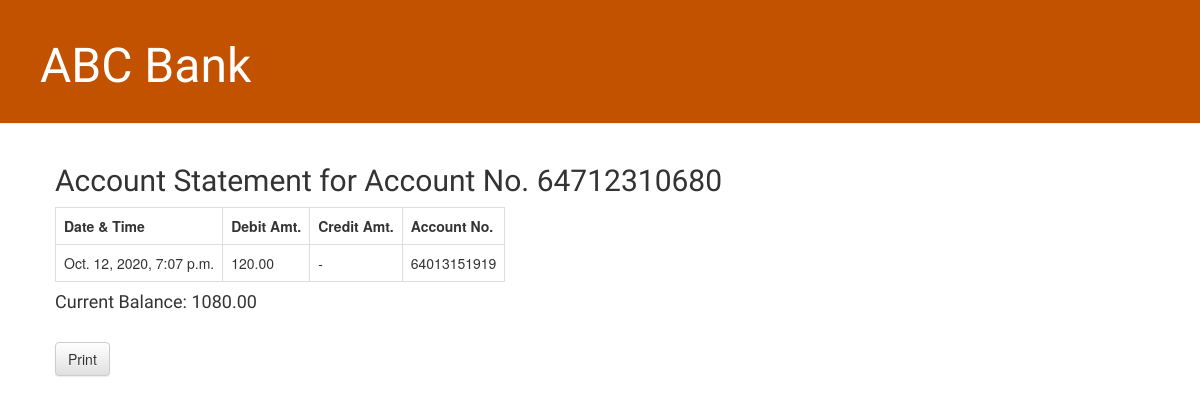
The app's page /64712310680/statement/, older data.
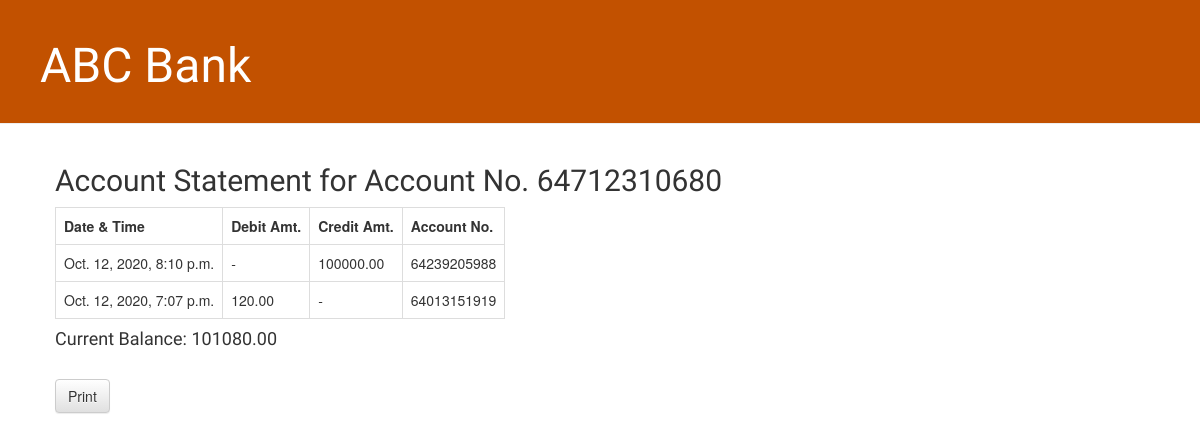
The same page, newer data.
### bank/models.py (models this page shows, shortened)
class account(models.Model):
    acct_no = models.CharField(max_length = 13, primary_key = True, validators=[len11])
    customer = models.ForeignKey(customer,default = "", on_delete = models.CASCADE)
    pin = models.PositiveSmallIntegerField(validators=[len6])
    balance = models.DecimalField(max_digits = 12, decimal_places = 2)

class trans_info(models.Model):
    trans_id = models.AutoField(max_length = 12, primary_key = True)
    trans_date = models.DateTimeField()
    amount = models.DecimalField(max_digits = 12, decimal_places = 2)
    cred_acct_num = models.ForeignKey(account, on_delete = models.CASCADE, related_name = 'cred')
    deb_acct_num = models.ForeignKey(account, on_delete = models.CASCADE, related_name = 'deb')

### bank/views.py (the view)
# urls.py: path('<int:acct_no>/statement/',views.acct_statement, name = "acct_statement"),
def acct_statement(request, acct_no):
    user_acct = account.objects.get(acct_no=acct_no)
    q2 = trans_info.objects.filter(deb_acct_num = user_acct)
    q3 = trans_info.objects.filter(cred_acct_num = user_acct)
    q4 = (q2.union(q3))
    q1 = q4.order_by('-trans_date')
    return render(request,'bank/acct_statement.html',{'q1':q1,'user_acct':user_acct})

### bank/templates/bank/acct_statement.html (shortened to what this page needs)
{% extends 'bank/base.html' %}
{% block content %}
    <h2>Account Statement for Account No. {{user_acct.acct_no}}</h2>
    {% if q1 %}
    <table>
        <tr>
            <th>Date & Time</th>
            <th>Debit Amt.</th>
            <th>Credit Amt.</th>
            <th>Account No.</th>
        </tr>
        {% for val in q1 %}
            {% if val.deb_acct_num.acct_no == user_acct.acct_no %}
            <tr>
                <td>{{ val.trans_date}}</td>
                <td>{{ val.amount }}</td>
                <td> - </td>
                <td>{{ val.cred_acct_num.acct_no }}</td>
            </tr>
            {% endif %}
            {% if val.cred_acct_num.acct_no == user_acct.acct_no %}
            <tr>
                <td>{{ val.trans_date }}</td>
                <td> - </td>
                <td>{{ val.amount }}</td>
                <td>{{ val.deb_acct_num.acct_no }}</td>
            </tr>
            {% endif %}
    {% endfor %}
    </table>
    {% else %}
    <h3>No statement to show</h3>
    {% endif %}
    <h4>Current Balance: {{user_acct.balance}}</h4>
    <br>
    <button type="button" class="btn btn-default" onclick = window.print()>Print</button>
{% endblock %}

### bank/templates/bank/base.html (shortened to what this page needs)
{% load static %}
<!Doctype html>
<html>
    <head>
        <link rel="stylesheet" href="//maxcdn.bootstrapcdn.com/bootstrap/3.2.0/css/bootstrap.min.css">
        <link rel="stylesheet" href="//maxcdn.bootstrapcdn.com/bootstrap/3.2.0/css/bootstrap-theme.min.css">
        <link rel="stylesheet" href="{% static 'css/bank.css' %}">
    </head>
    <body>
        <div class="page-header">
            <h1><a href="/">ABC Bank</a></h1>
        </div>
        <div class="content container">
            <div class="row">
                <div class="col-md-8">
                    {% block content%}
                    {%endblock%}
                </div>
            </div>
        </div>
    </body>
</html>

### bank/static/css/bank.css (style rules this page uses)
.page-header { background-color: #C25100; margin-top: 0; padding: 20px 20px 20px 40px; }
.page-header h1, .page-header h1 a, .page-header h1 a:visited, .page-header h1 a:active { color: #ffffff; font-size: 36pt; text-decoration: none; }
.content { margin-left: 40px; }
h1, h2, h3, h4 { font-family: 'Lobster', cursive; }

### bank/templates/bank/acct_statement.html (style rules this page uses)
td, th { border: 1px solid #dddddd; text-align: left; padding: 8px; }

Row changes from the older to the newer data that the page shows:
changed account id 64712310680: balance "1080.00" → "101080.00"
added trans_info: trans_date "Oct. 12, 2020, 8:10 p.m.", amount "100000.00", deb_acct_num.acct_no "64239205988"
